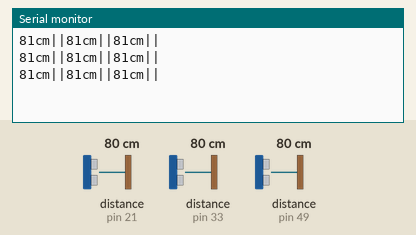
This sketch was run on a simulated Arduino Uno, built with avr-gcc and run on an emulated ATmega328P. Shown: the last lines printed to the serial monitor. The test bench sets the inputs (shaded band); at power-on: distance to the obstacle (sensors on pin 21, pin 33, pin 49) 80 cm.

Above: at 1.2 s.
1.3 s: distance to the obstacle (sensor on pin 21) set to 2 cm
At 1.86 s:
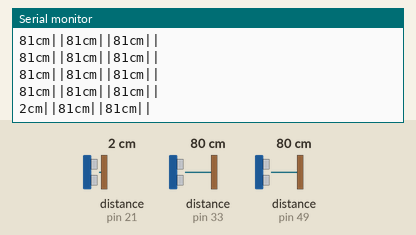
4.3 s: distance to the obstacle (sensor on pin 21) set to 9 cm
At 4.45 s:
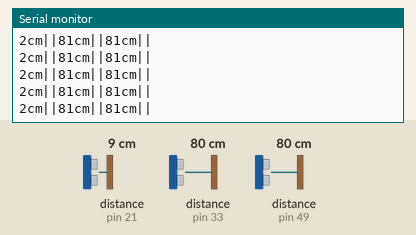
7.3 s: distance to the obstacle (sensor on pin 33) set to 2 cm
At 7.42 s:
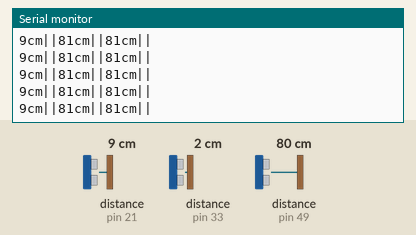
10.3 s: distance to the obstacle (sensor on pin 33) set to 60 cm
At 10.34 s:
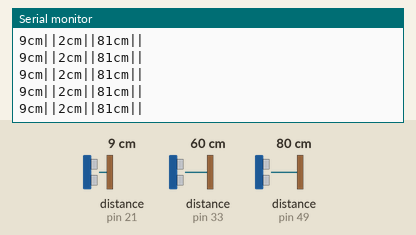
13.3 s: distance to the obstacle (sensor on pin 49) set to 2 cm
At 13.66 s:
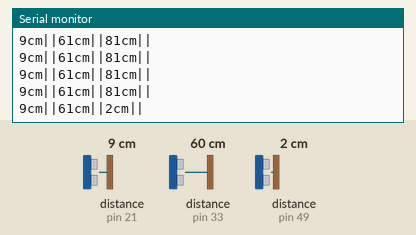
14.8 s: distance to the obstacle (sensor on pin 49) set to 4 cm
At 15.12 s:
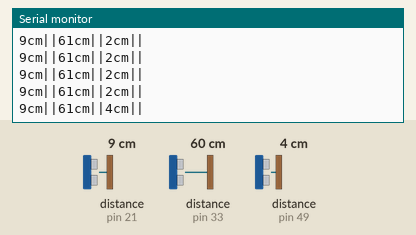
Timing chart, 0 to 17.8 s (numbered marks = the images above; inputs shaded):
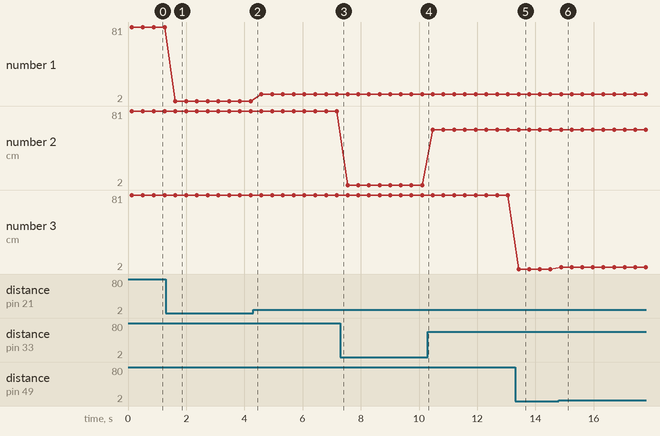

Measured:
- after the input at 1.3 s, the serial monitor: prints a new line after 0.32 s (image 1)
- after the input at 13.3 s, the serial monitor: prints a new line after 0.12 s (image 5)
- after the input at 14.8 s, the serial monitor: prints a new line after 0.08 s (image 6)
- plotted number 1: 81 → 2 after the input at 1.3 s, 2 → 9 after the input at 4.3 s
- plotted number 2: 81 → 2 after the input at 7.3 s, 2 → 61 after the input at 10.3 s
- plotted number 3: 81 → 2 after the input at 13.3 s, 2 → 4 after the input at 14.8 s

The sketch:

Sonars.ino
```cpp
#include <Arduino.h>

#include <NewPing.h>

#define SONAR_NUM 	 3
#define MAX_DISTANCE 450

NewPing sonar[SONAR_NUM] =
{
	NewPing(20, 21, MAX_DISTANCE),
	NewPing(32, 33, MAX_DISTANCE),
	NewPing(48, 49, MAX_DISTANCE),
};

void setup()
{
	Serial.begin(9600);
}

void loop()
{
	delay(10);
	for(int i = 0; i < SONAR_NUM; i++){
		int uS = sonar[i].ping_median();
		int distancia = uS / US_ROUNDTRIP_CM;
	    Serial.print(distancia);
	    Serial.print("cm");
	    Serial.print("||");
	}
	Serial.println();
}
```
